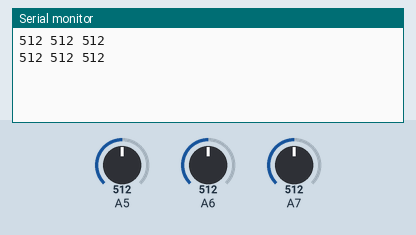
Simulated run of this sketch. Board: Arduino Uno, built with avr-gcc and run on an emulated ATmega328P. Parts: the last lines printed to the serial monitor. The inputs (shaded band) are chosen by the test bench; at power-on: A5 = 512, A6 = 512, A7 = 512.

Above: at 1.8 s.
1.9 s: A5 set to 716
At 2.8 s:
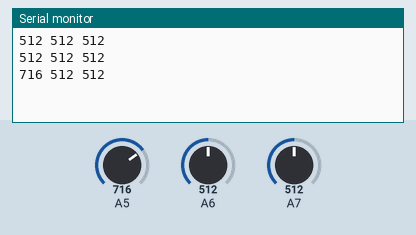
3.4 s: A6 set to 716
At 4.4 s:
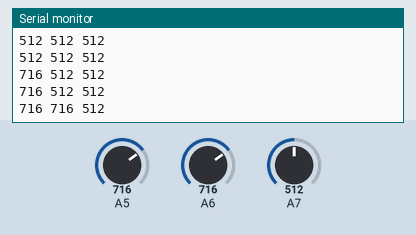
4.9 s: A7 set to 716
At 5.8 s:
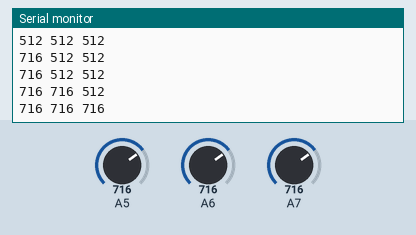
6.4 s: A5 set to 900
At 7.7 s:
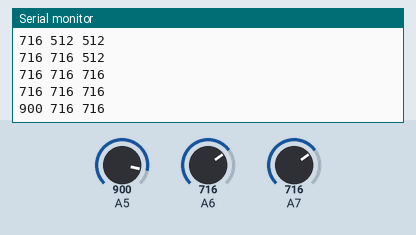
7.9 s: A6 set to 900
At 8.8 s:
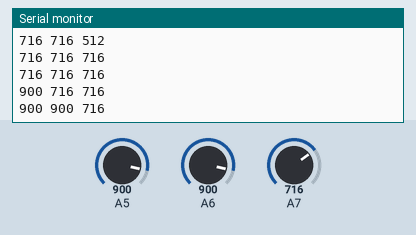
9.4 s: A7 set to 900
At 10.4 s:
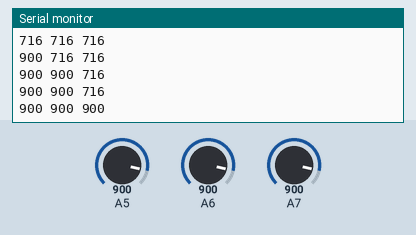
Timing chart, 0 to 11.9 s (numbered marks = the images above; inputs shaded):
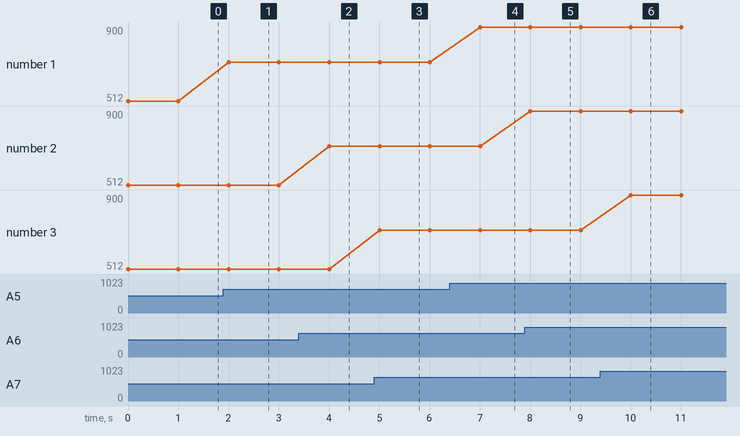

Measured:
- after the input at 1.9 s, the serial monitor: prints a new line after 0.10 s (image 1)
- after the input at 3.4 s, the serial monitor: prints a new line after 0.60 s (image 2)
- after the input at 4.9 s, the serial monitor: prints a new line after 0.10 s (image 3)
- after the input at 6.4 s, the serial monitor: prints a new line after 0.61 s (image 4)
- after the input at 7.9 s, the serial monitor: prints a new line after 0.11 s (image 5)
- after the input at 9.4 s, the serial monitor: prints a new line after 0.61 s (image 6)
- plotted number 1: 512 → 716 after the input at 1.9 s, 716 → 900 after the input at 6.4 s

The sketch:

L8_print_IR_readings.ino
```cpp
/*
  lesson 8
*/

//variables to store sensor readings
int left;
int center;
int right;

void setup() {

  Serial.begin(9600);//setting the buad rate

}

void loop()
{

  //reading sensor values
  left   = analogRead(19);
  center = analogRead(20);
  right  = analogRead(21);

  Serial.print(left);
  Serial.print(" ");
  Serial.print(center);
  Serial.print(" ");
  Serial.println(right); //notice here we print a new line
  delay(1000);           // add delay so we can read the data
}
```
